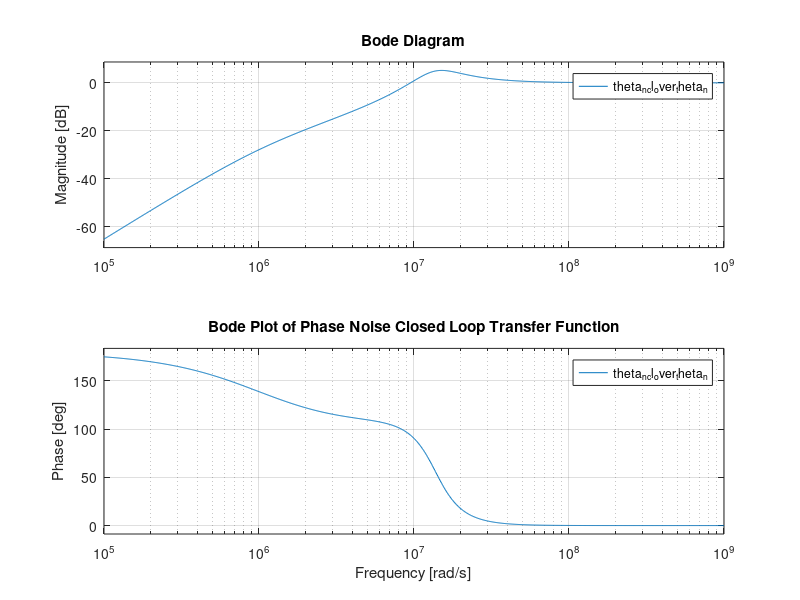

The MATLAB script that drew this image:
% MATLAB Script to generate Bode plot for closed-loop phase noise

% Given parameters
I_cp = 400e-6;               % Charge pump current (A)
Kvco = 12.57e9;              % VCO gain (rad/(V*s))
C1 = 1000e-12;               % Capacitance C1 (F)
C2 = 100e-12;                % Capacitance C2 (F)
R1 = 1e3;                    % Resistance R1 (Ohms)
N = 40;                      % Divider value
f_ripple = 156.25e6;         % Ripple frequency

% Define Laplace variable
s = tf('s');

% Calculate Z(s)
Z_s = (1/(s*(C1 + C2))) * ((1 + s*R1*C1) / (1 + s*R1*C1*C2/(C1 + C2)));

% Transfer function for phase noise closed loop
theta_n_cl_over_theta_n = (N * s) / (N * s + Kvco * Z_s * I_cp / (2 * pi));

% Bode plot
figure;
bode(theta_n_cl_over_theta_n);
grid on;
title('Bode Plot of Phase Noise Closed Loop Transfer Function');
